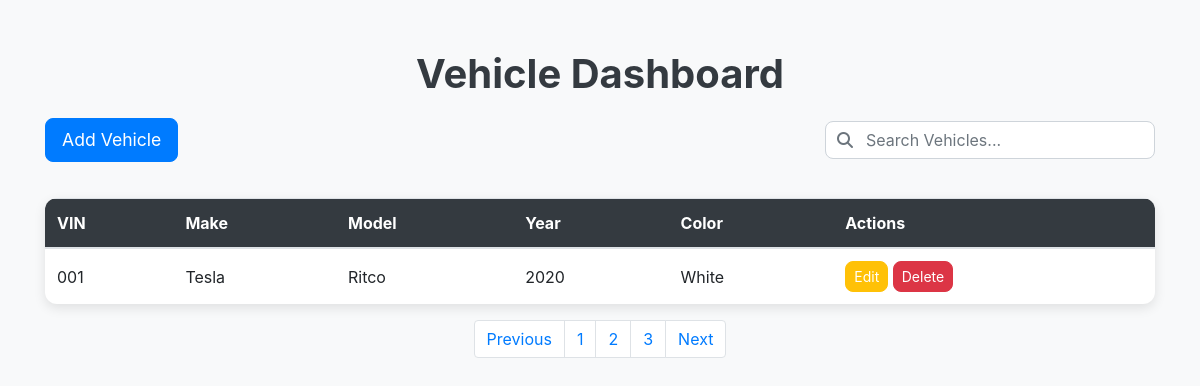
The page /transport/vehicles/ (signed in) on the database as committed earlier.
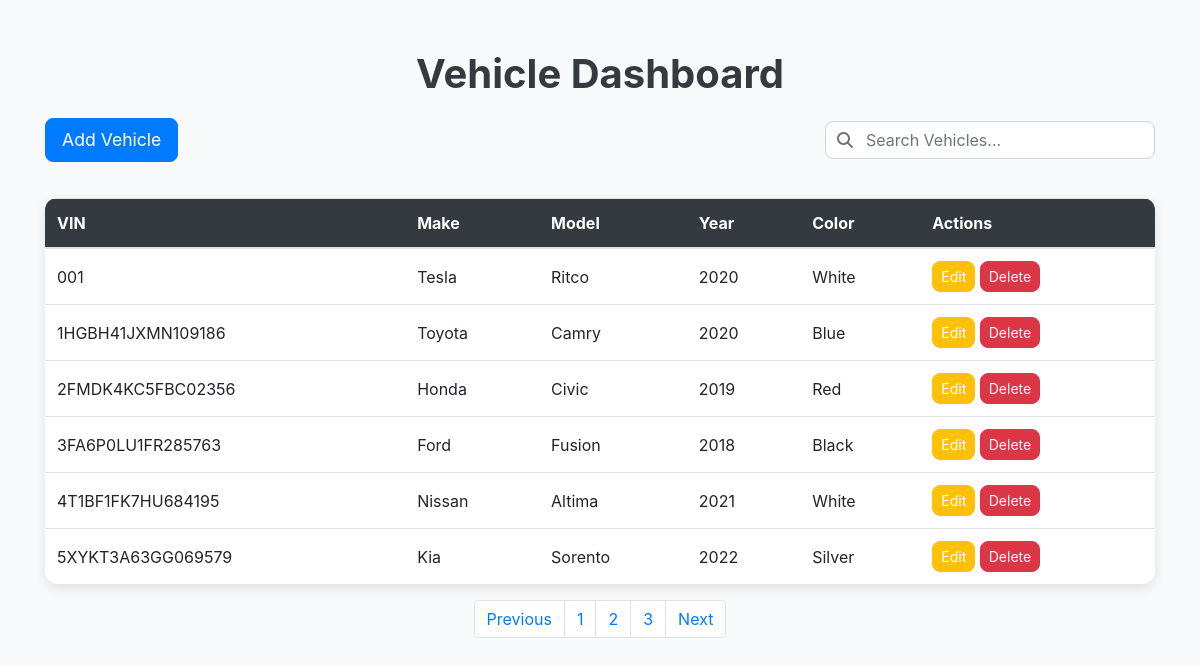
The same page on the database as committed later.
### transport/models.py (models this page shows, shortened)
class Vehicle(models.Model):
    VIN = models.CharField(max_length=17, unique=True)
    make = models.CharField(max_length=50)
    model = models.CharField(max_length=50)
    year = models.PositiveIntegerField()
    color = models.CharField(max_length=30)
    capacity = models.PositiveBigIntegerField(default=5)
    driver = models.ForeignKey(Driver, on_delete=models.SET_NULL, null=True, blank=True)
    status = models.CharField(max_length=20,choices=[('Active', 'active'),('inactive', 'Inactive')])

### transport/views.py (the view)
# urls.py: path('vehicles/', vehicle_list, name='vehicle_list'),
@login_required
def vehicle_list(request):
    vehicles = Vehicle.objects.all()
    vehicle_names = [vehicle.make for vehicle in vehicles]
    vehicle_data = [vehicle.capacity for vehicle in vehicles]
    return render(request, 'transport/vehicle_list.html', {'vehicles': vehicles, 'vehicle_name':vehicle_names, 'vehicle_data':vehicle_data})

### transport/templates/transport/vehicle_list.html (shortened to what this page needs)
<!DOCTYPE html>
<html lang="en">
<head>
    <link rel="stylesheet" href="https://maxcdn.bootstrapcdn.com/bootstrap/4.5.2/css/bootstrap.min.css">
</head>
<body>
    <div class="container">
        <h1 class="text-center">Vehicle Dashboard</h1>
        <div class="d-flex justify-content-between align-items-center">
            <a href="{% url 'transport:add_vehicle' %}" class="btn btn-primary">Add Vehicle</a>
            <div class="search-bar">
                <span class="search-icon"><i class="fas fa-search"></i></span>
                <input type="text" class="form-control" placeholder="Search Vehicles...">
            </div>
        </div>
        <table class="table table-hover mt-3">
            <thead>
                <tr>
                    <th>VIN</th>
                    <th>Make</th>
                    <th>Model</th>
                    <th>Year</th>
                    <th>Color</th>
                    <th>Actions</th>
                </tr>
            </thead>
            <tbody>
                {% for vehicle in vehicles %}
                <tr>
                    <td>{{ vehicle.VIN }}</td>
                    <td>{{ vehicle.make }}</td>
                    <td>{{ vehicle.model }}</td>
                    <td>{{ vehicle.year }}</td>
                    <td>{{ vehicle.color }}</td>
                    <td>
                        <a href="{% url 'transport:edit_vehicle' vehicle.id %}" class="btn btn-warning btn-sm">Edit</a>
                        <a href="{% url 'transport:delete_vehicle' vehicle.id %}" class="btn btn-danger btn-sm">Delete</a>
                    </td>
                </tr>
                {% endfor %}
            </tbody>
        </table>
        <nav aria-label="Page navigation">
            <ul class="pagination">
                <li class="page-item"><a class="page-link" href="#">Previous</a></li>
                <li class="page-item"><a class="page-link" href="#">1</a></li>
                <li class="page-item"><a class="page-link" href="#">2</a></li>
                <li class="page-item"><a class="page-link" href="#">3</a></li>
                <li class="page-item"><a class="page-link" href="#">Next</a></li>
            </ul>
        </nav>
    </div>
</body>
</html>

### transport/templates/transport/vehicle_list.html (style rules this page uses)
body { background-color: #f8f9fa; }
.container { margin-top: 50px; }
h1 { font-size: 2.5rem; font-weight: bold; color: #343a40; margin-bottom: 20px; }
.btn-primary { font-size: 1.1rem; padding: 8px 16px; border-radius: 8px; margin-bottom: 20px; }
.table { background: #fff; border-radius: 12px; overflow: hidden; box-shadow: 0px 4px 12px rgba(0, 0, 0, 0.1); }
.table thead { background-color: #343a40; color: #ffffff; }
.table tbody tr td { vertical-align: middle; font-size: 1rem; }
.btn { border-radius: 8px; }
.btn-warning, .btn-danger { color: #fff; }
.search-bar { position: relative; margin-bottom: 20px; }
.search-bar input { width: 100%; padding: 12px 40px; border-radius: 8px; border: 1px solid #ced4da; font-size: 1rem; }
.search-bar .search-icon { position: absolute; top: 50%; left: 12px; transform: translateY(-50%); color: #6c757d; }
.pagination { justify-content: center; }

Rows that differ between the two databases and show on the page:
added Vehicle: VIN "1HGBH41JXMN109186", make "Toyota", model "Camry", year "2020", color "Blue"
added Vehicle: VIN "2FMDK4KC5FBC02356", make "Honda", model "Civic", year "2019", color "Red"
added Vehicle: VIN "3FA6P0LU1FR285763", make "Ford", model "Fusion", year "2018", color "Black"
added Vehicle: VIN "4T1BF1FK7HU684195", make "Nissan", model "Altima", year "2021", color "White"
added Vehicle: VIN "5XYKT3A63GG069579", make "Kia", model "Sorento", year "2022", color "Silver"
